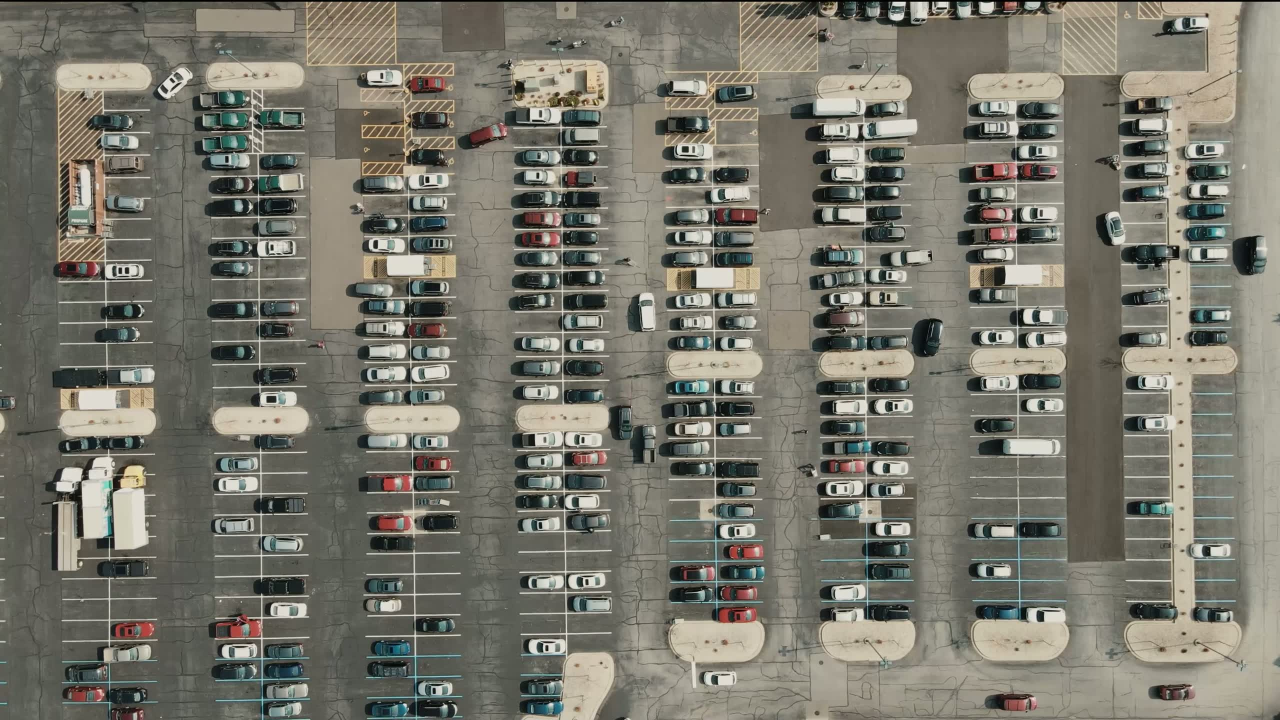
#> input picture attached_assets/carParkImg.png, 2560 x 1440 px (shown at 1/2 size)
$ python -i edge_case_detector.py   (imports and definitions only)
#> lines starting #> are read from the running program, lines starting #| are printed output that depends on the picture; after the words box and inside, x2 and y2 are one past the last pixel; in counts of white or black regions, pixels touching at a corner belong together
import os
import sys
import logging
import base64
from datetime import datetime

# Try importing OpenCV and numpy
try:
    import cv2
    import numpy as np
    OPENCV_AVAILABLE = True
except ImportError:
    OPENCV_AVAILABLE = False
    logging.warning("OpenCV not available. Using simulated analysis.")

class EdgeCaseDetector:
    """
    A class to detect and handle parking space edge cases including:
    - Large vehicles occupying multiple slots
    - Misaligned/irregular parking
    - Moving vehicles
    - Special zones (handicapped parking, no-parking)
    - Occluded slot markings
    - Grid complexity
    """
    def __init__(self):
        self.logger = logging.getLogger(__name__)
        self.slots = []
        self.vehicle_types = {
            'car': 0,
            'truck': 0,
            'bus': 0,
            'motorcycle': 0
        }

        # Edge case counters
        self.large_vehicles = 0
        self.misaligned_vehicles = 0
        self.moving_vehicles = 0
        self.special_zones = 0
        self.special_occupied = 0

    def process_image(self, image_path):
        """Process the parking lot image and detect all edge cases"""
#> called with image_path = 'attached_assets/carParkImg.png'
        if not OPENCV_AVAILABLE:
            return self._generate_simulated_results(image_path)

        try:
            # Load image
            img = cv2.imread(image_path)
#> img is the input picture: shape (1440, 2560, 3); mean B, G, R 108.1, 119, 120.5
            if img is None:
                raise ValueError(f"Could not load image: {image_path}")

            # Process with available techniques for parking space detection
            # First analyze the image to find potential parking spaces
            spaces = self._detect_parking_spaces(img)

            # Detect vehicles
            vehicles = self._detect_vehicles(img)

            # Match vehicles to spaces to determine occupancy
            occupied_spaces, available_spaces = self._analyze_vehicle_space_relationship(img, spaces, vehicles)

            # Detect special cases
            special_zones, large_vehicles, misaligned, moving = self._detect_edge_cases(img, spaces, vehicles)

            # Create annotated result image
            result_img = self._create_annotated_image(img, spaces, vehicles,
                                                     occupied_spaces, special_zones,
                                                     large_vehicles, misaligned, moving)

            # Generate result dictionary with all statistics
            result = {
                'total_slots': len(spaces),
                'occupied_slots': len(occupied_spaces),
                'available_slots': len(available_spaces),
                'special_slots': len(special_zones),
                'special_occupied': self.special_occupied,
                'large_vehicles': len(large_vehicles),
                'moving_vehicles': len(moving),
                'misaligned_vehicles': len(misaligned),
                'annotated_image': result_img
            }

            return result

        except Exception as e:
            self.logger.error(f"Error processing image: {str(e)}")
            return self._generate_simulated_results(image_path)

    def _detect_parking_spaces(self, img):
        """Detect parking spaces in the image"""
        # Basic implementation to find parking spaces using contour detection
        spaces = []

        try:
            # Convert to grayscale
            gray = cv2.cvtColor(img, cv2.COLOR_BGR2GRAY)

            # Apply Gaussian blur
            blur = cv2.GaussianBlur(gray, (5, 5), 0)

            # Apply adaptive threshold to get binary image
            thresh = cv2.adaptiveThreshold(blur, 255, cv2.ADAPTIVE_THRESH_GAUSSIAN_C,
                                         cv2.THRESH_BINARY_INV, 19, 5)
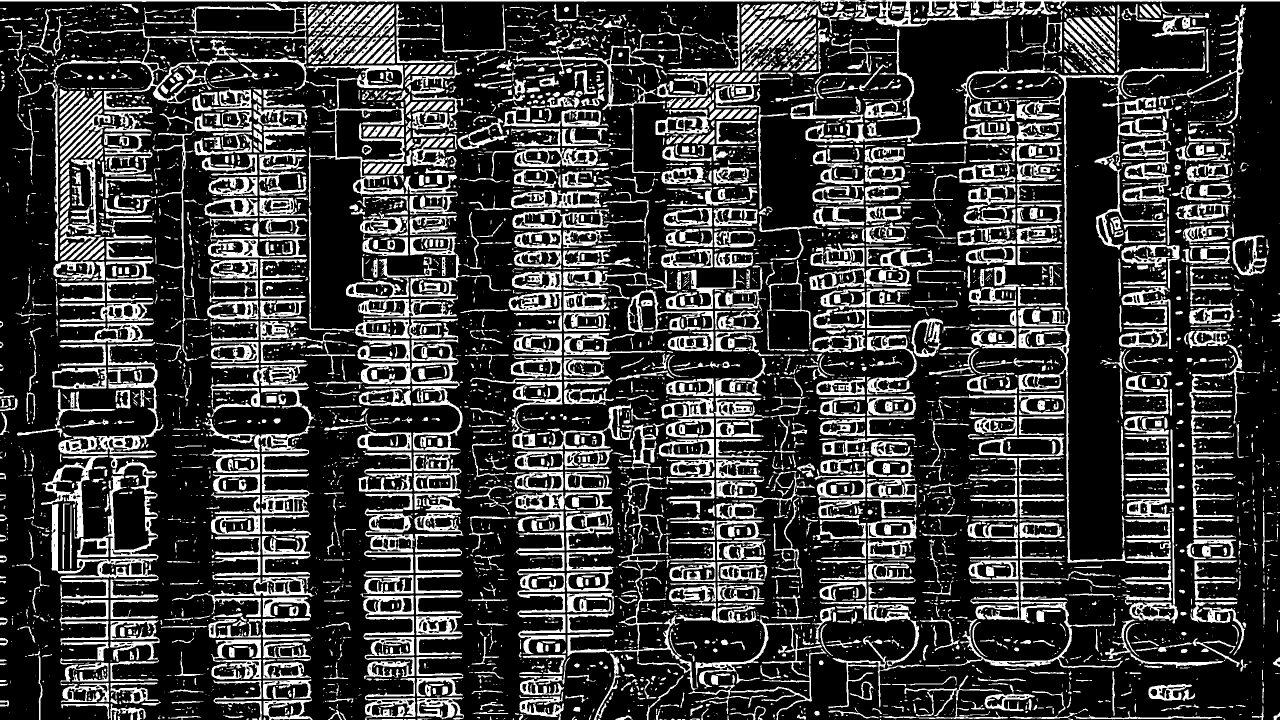
#> thresh: shape (1440, 2560) (shown at 1/2 size); 23.2% white; 5988 white regions (3564 under 20 px), largest, box (x1, y1, x2, y2) and area: (103, 684, 327, 1329) 22626, (1129, 983, 1653, 1440) 19246, (2033, 104, 2410, 1210) 14975

            # Use morphological operations to clean up the image
            kernel = np.ones((3, 3), np.uint8)
            morph = cv2.morphologyEx(thresh, cv2.MORPH_CLOSE, kernel, iterations=2)
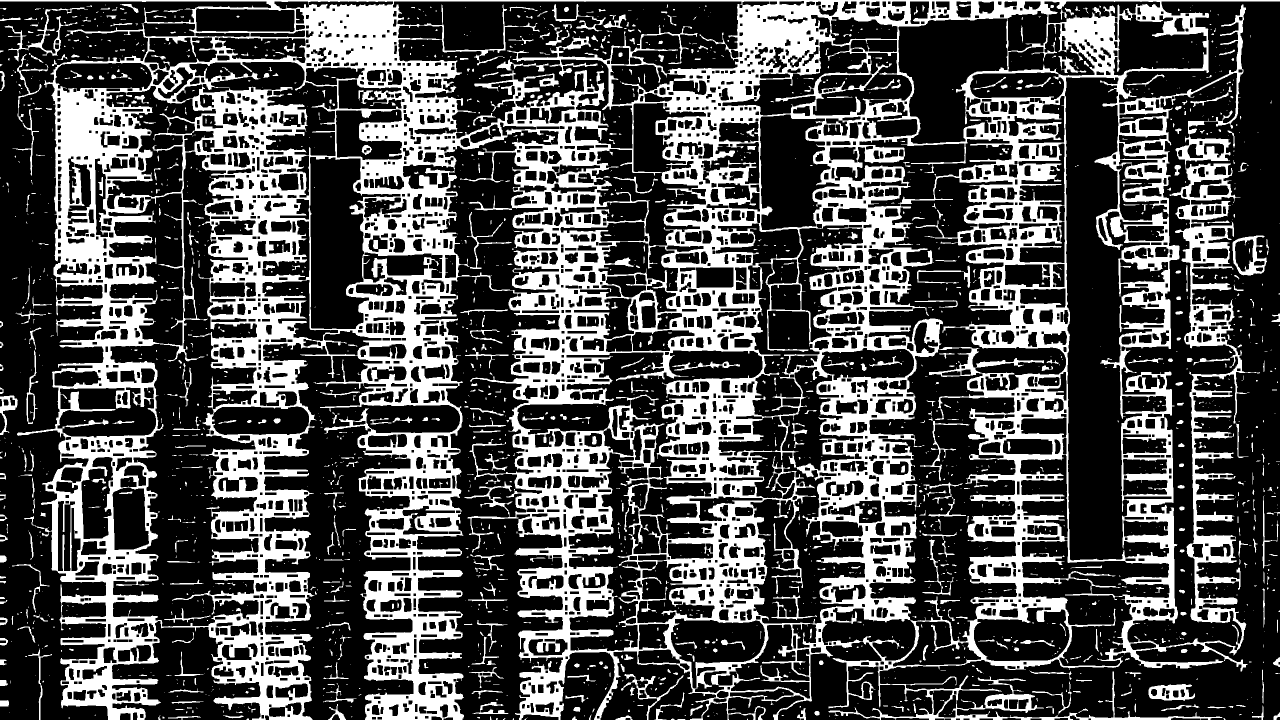
#> morph: shape (1440, 2560) (shown at 1/2 size); 30.6% white; 2273 white regions (1627 under 20 px)

            # Find contours of potential parking spaces
            contours, _ = cv2.findContours(morph, cv2.RETR_EXTERNAL, cv2.CHAIN_APPROX_SIMPLE)
#> contours = 900 contours, 704 with area under 20; largest, box (x1, y1, x2, y2) and area: (0, 0, 2560, 1440) 2859356, (2465, 471, 2534, 551) 3762, (2297, 1368, 2390, 1402) 2240, (9, 15, 176, 123) 1530, (1242, 1348, 1367, 1440) 1396

            # Calculate typical parking space size based on image dimensions
            height, width = img.shape[:2]
            slot_width = int(width / 25)  # Estimate typical slot width
            slot_height = int(slot_width / 2)  # Estimate typical slot height (1:2 aspect ratio)

            # Filter contours by size to find parking spaces
            for contour in contours:
                area = cv2.contourArea(contour)
                if area > 200 and area < 5000:  # Adjust thresholds based on image scale
                    x, y, w, h = cv2.boundingRect(contour)

                    # Check aspect ratio to ensure it's a parking space
                    aspect_ratio = w / h if h > 0 else 0
                    if 1.5 < aspect_ratio < 3.0:
                        spaces.append({
                            'x': x,
                            'y': y,
                            'width': w,
                            'height': h,
                            'area': area,
                            'is_special': False,
                            'is_occupied': False
                        })
#> this loop made 900 passes
#> (area, x, y, w, h, aspect_ratio) on passes 74, 79, 103, 127, 132, 142, 168, 193: (255, 656, 1408, 36, 32, 1.12), (377, 945, 1404, 72, 24, 3), (243.5, 1309, 1385, 60, 55, 1.09), (206.5, 646, 1371, 67, 35, 1.91), (2240, 2297, 1368, 93, 34, 2.74), (249.5, 2064, 1363, 79, 66, 1.2), (1395.5, 1242, 1348, 125, 92, 1.36), (340.5, 938, 1334, 70, 42, 1.67)
#> after the loop, spaces = 7 items

            # If not enough spaces found, use grid-based inference
            if len(spaces) < 20:  # Adjust threshold as needed
                spaces = self._grid_based_space_detection(img)

            # Ensure we have a reasonable number of spaces detected
            if len(spaces) < 10:
                # Fall back to a simple grid-based approach
                rows, cols = 15, 15  # Adjust these based on expected parking lot layout
                for r in range(rows):
                    for c in range(cols):
                        x = c * slot_width + int(width * 0.1)
                        y = r * slot_height + int(height * 0.1)
                        if x + slot_width < width * 0.9 and y + slot_height < height * 0.9:
                            spaces.append({
                                'x': x,
                                'y': y,
                                'width': slot_width,
                                'height': slot_height,
                                'area': slot_width * slot_height,
                                'is_special': False,
                                'is_occupied': False,
                                'inferred': True
                            })

        except Exception as e:
            self.logger.error(f"Error detecting parking spaces: {str(e)}")
            # Fall back to a simple grid if detection fails
            height, width = img.shape[:2]
            slot_width = int(width / 25)
            slot_height = int(slot_width / 2)

            rows, cols = 15, 15
            for r in range(rows):
                for c in range(cols):
                    x = c * slot_width + int(width * 0.1)
                    y = r * slot_height + int(height * 0.1)
                    if x + slot_width < width * 0.9 and y + slot_height < height * 0.9:
                        spaces.append({
                            'x': x,
                            'y': y,
                            'width': slot_width,
                            'height': slot_height,
                            'area': slot_width * slot_height,
                            'is_special': False,
                            'is_occupied': False,
                            'inferred': True
                        })

        return spaces

    def _grid_based_space_detection(self, img):
        """Detect parking spaces using a grid-based approach"""
        spaces = []
        height, width = img.shape[:2]

        # Estimate parking slot dimensions
        slot_width = int(width / 25)
        slot_height = int(slot_width / 2)

        # Create a grid of parking spaces
        rows = height // (slot_height + 5)
        cols = width // (slot_width + 5)

        for r in range(rows):
            for c in range(cols):
                x = c * (slot_width + 5) + 50
                y = r * (slot_height + 5) + 50

                if x + slot_width < width - 50 and y + slot_height < height - 50:
                    # Extract region to check if it's a likely parking space
                    roi = img[y:y+slot_height, x:x+slot_width]
                    if roi.size > 0:
                        # Check if region has good contrast (possible parking lines)
                        gray_roi = cv2.cvtColor(roi, cv2.COLOR_BGR2GRAY)
                        std_dev = np.std(gray_roi)

                        # Higher std deviation might indicate parking lines or other features
                        if std_dev > 20:  # Adjust threshold as needed
                            spaces.append({
                                'x': x,
                                'y': y,
                                'width': slot_width,
                                'height': slot_height,
                                'area': slot_width * slot_height,
                                'is_special': False,
                                'is_occupied': False,
                                'inferred': True
                            })
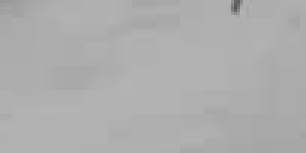
#> gray_roi: shape (51, 102) (shown 3 times larger); min 88, max 181, mean 173.8
#> after the loop, spaces = 461 items

        return spaces

    def _detect_vehicles(self, img):
        """Detect vehicles in the image using color and contour analysis"""
        vehicles = []
        height, width = img.shape[:2]

        try:
            # Convert to HSV color space for better color segmentation
            hsv = cv2.cvtColor(img, cv2.COLOR_BGR2HSV)
#> hsv: shape (1440, 2560, 3); mean H, S, V 33.8, 36.2, 122.6

            # Create masks for different vehicle colors
            # Dark vehicles (black, gray, dark blue, etc.)
            lower_dark = np.array([0, 0, 0])
            upper_dark = np.array([180, 255, 80])
            dark_mask = cv2.inRange(hsv, lower_dark, upper_dark)
#> dark_mask: shape (1440, 2560); 12.6% white; 4089 white regions (3068 under 20 px), largest, box (x1, y1, x2, y2) and area: (0, 0, 2560, 54) 18789, (81, 912, 204, 1142) 5352, (104, 735, 273, 777) 4811

            # Light vehicles (white, silver, etc.)
            lower_light = np.array([0, 0, 120])
            upper_light = np.array([180, 30, 255])
            light_mask = cv2.inRange(hsv, lower_light, upper_light)
#> light_mask: shape (1440, 2560); 26.9% white; 5198 white regions (4046 under 20 px), largest, box (x1, y1, x2, y2) and area: (2342, 4, 2560, 1296) 133040, (1615, 199, 2137, 707) 103328, (726, 211, 1344, 811) 81221

            # Colorful vehicles (red, blue, green, etc.)
            # Red (wraps around in HSV, so two ranges)
            lower_red1 = np.array([0, 100, 100])
            upper_red1 = np.array([10, 255, 255])
            red_mask1 = cv2.inRange(hsv, lower_red1, upper_red1)
#> red_mask1: shape (1440, 2560); 0.35% white; 218 white regions (163 under 20 px), largest, box (x1, y1, x2, y2) and area: (231, 1243, 310, 1277) 1270, (489, 1231, 520, 1275) 650, (758, 1032, 792, 1059) 622

            lower_red2 = np.array([160, 100, 100])
            upper_red2 = np.array([180, 255, 255])
            red_mask2 = cv2.inRange(hsv, lower_red2, upper_red2)
#> red_mask2: shape (1440, 2560); 0.09% white; 170 white regions (121 under 20 px), largest, box (x1, y1, x2, y2) and area: (1476, 1181, 1495, 1198) 171, (175, 528, 190, 551) 169, (1981, 460, 2003, 477) 158

            # Blue
            lower_blue = np.array([90, 100, 100])
            upper_blue = np.array([130, 255, 255])
            blue_mask = cv2.inRange(hsv, lower_blue, upper_blue)
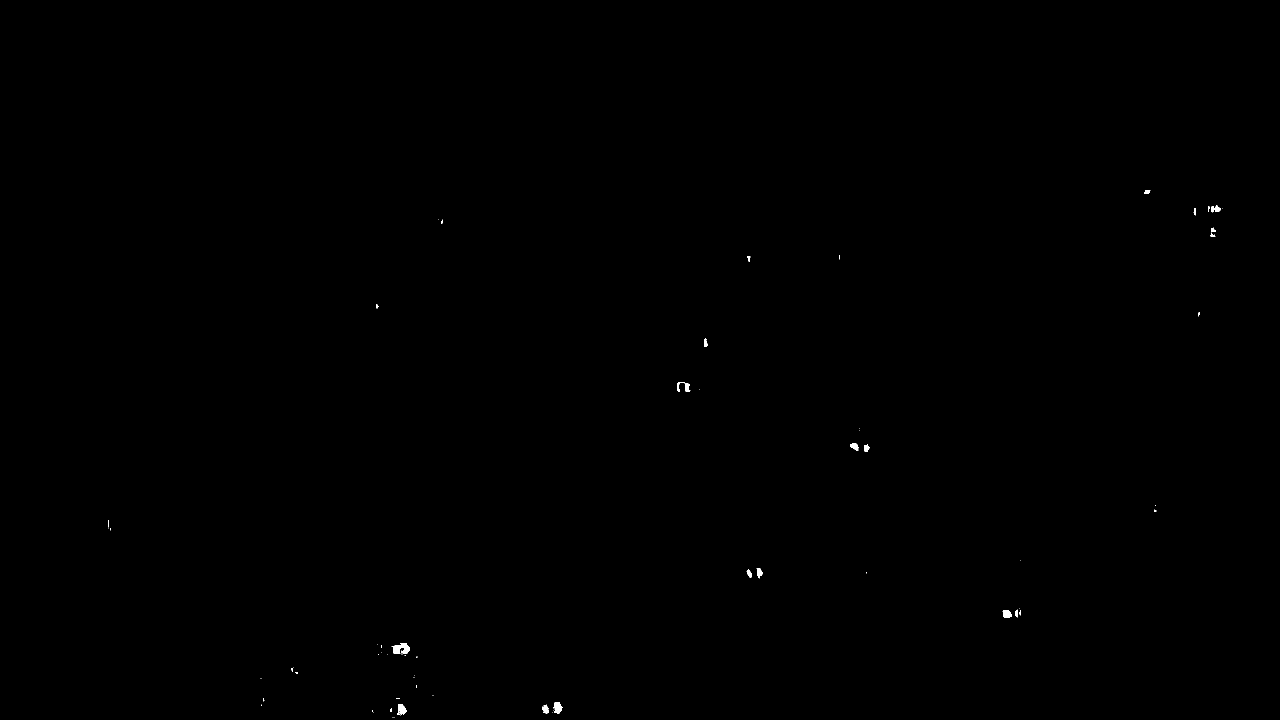
#> blue_mask: shape (1440, 2560) (shown at 1/2 size); 0.08% white; 65 white regions (43 under 20 px), largest, box (x1, y1, x2, y2) and area: (783, 1286, 820, 1309) 515, (1107, 1404, 1126, 1427) 295, (795, 1409, 814, 1431) 268

            # Combine all masks
            combined_mask = cv2.bitwise_or(dark_mask, light_mask)
#> combined_mask: shape (1440, 2560); 39.5% white; 6074 white regions (5043 under 20 px), largest, box (x1, y1, x2, y2) and area: (688, 79, 1704, 1055) 288288, (0, 0, 2560, 1296) 225856, (1431, 156, 2137, 788) 193910
            combined_mask = cv2.bitwise_or(combined_mask, red_mask1)
#> combined_mask: shape (1440, 2560); 39.9% white; 6114 white regions (5090 under 20 px), largest, box (x1, y1, x2, y2) and area: (688, 79, 1704, 1055) 290227, (0, 0, 2560, 1296) 226005, (1431, 156, 2137, 788) 195733
            combined_mask = cv2.bitwise_or(combined_mask, red_mask2)
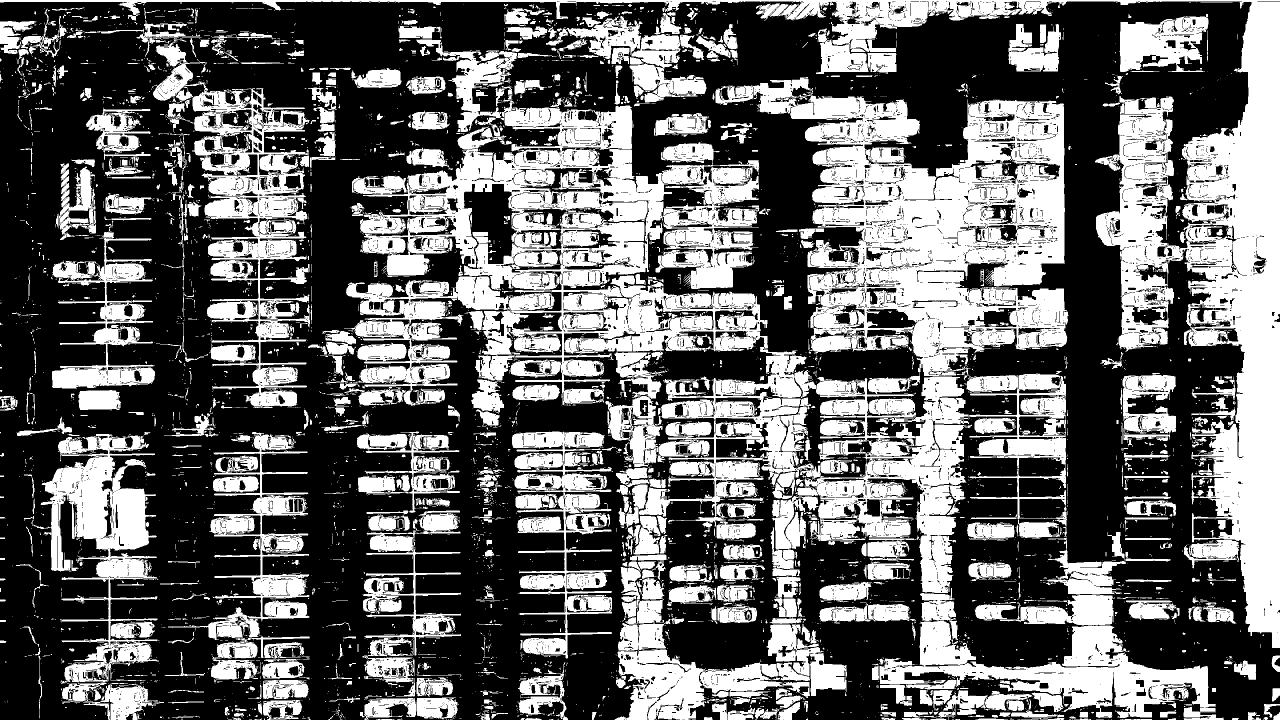
#> combined_mask: shape (1440, 2560) (shown at 1/2 size); 40% white; 6081 white regions (5062 under 20 px), largest, box (x1, y1, x2, y2) and area: (688, 79, 1704, 1055) 291245, (0, 0, 2560, 1296) 226011, (1431, 156, 2137, 788) 196153
            combined_mask = cv2.bitwise_or(combined_mask, blue_mask)
#> combined_mask: shape (1440, 2560); 40.1% white; 6089 white regions (5067 under 20 px), largest, box (x1, y1, x2, y2) and area: (688, 79, 1704, 1055) 291561, (0, 0, 2560, 1296) 226347, (1431, 156, 2137, 788) 196153

            # Apply morphology to clean up the mask
            kernel = np.ones((5, 5), np.uint8)
            morph = cv2.morphologyEx(combined_mask, cv2.MORPH_CLOSE, kernel, iterations=2)
#> morph: shape (1440, 2560); 51.5% white; 451 black regions, largest, box (x1, y1, x2, y2) and area: (0, 62, 1216, 1440) 687561, (1263, 3, 2560, 1440) 477689, (289, 4, 1014, 689) 170514
#> (the rest of the program and of its run is left out)
